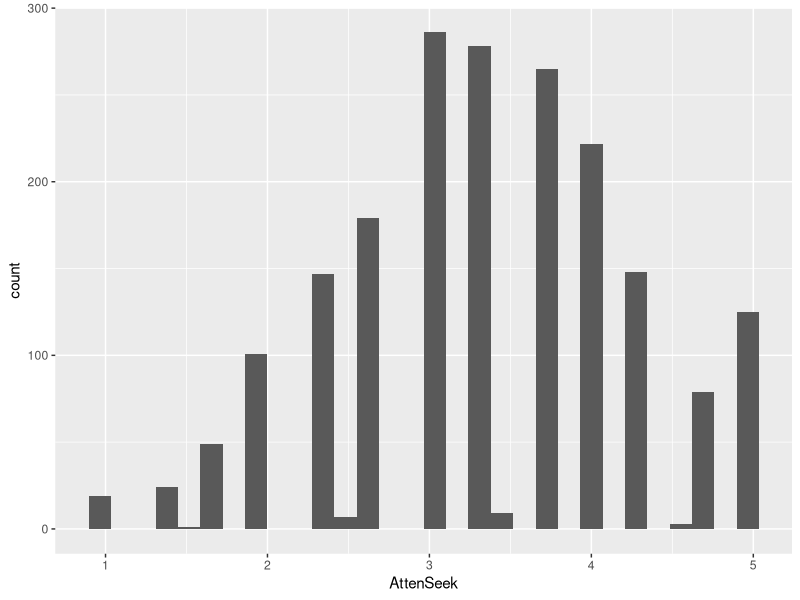
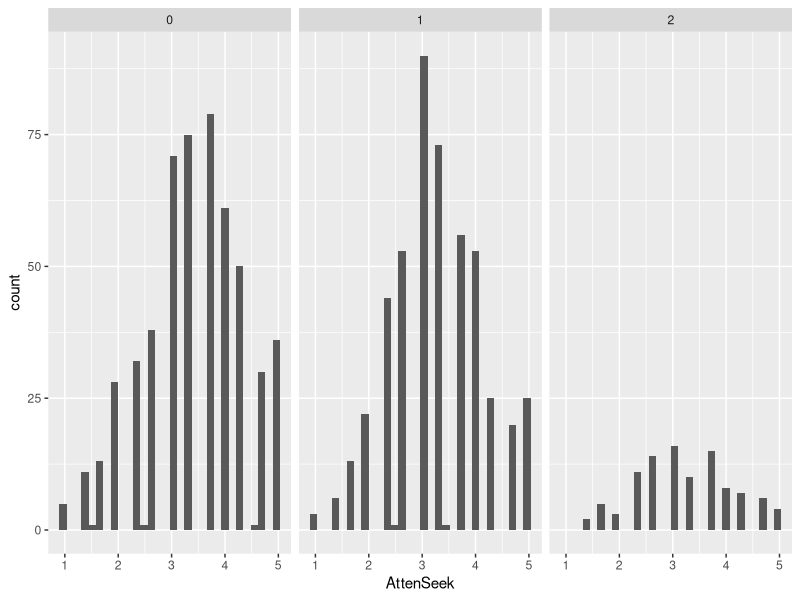
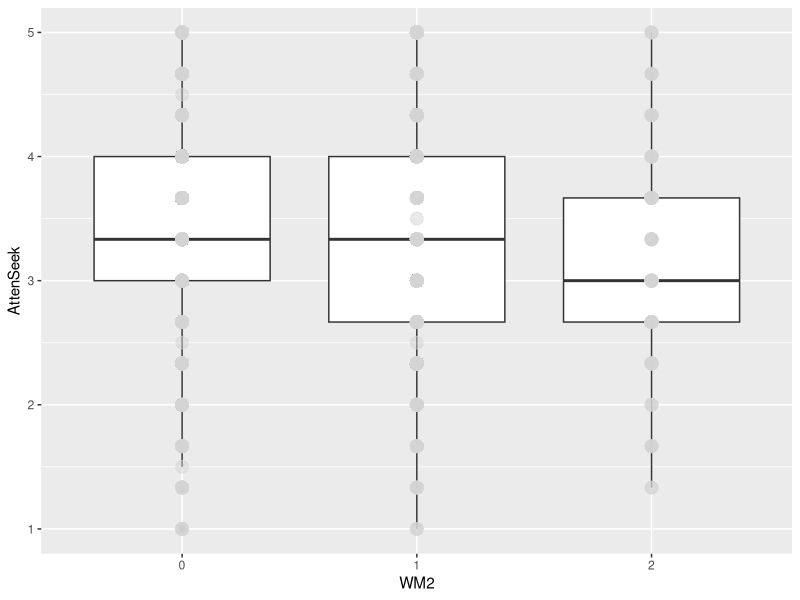
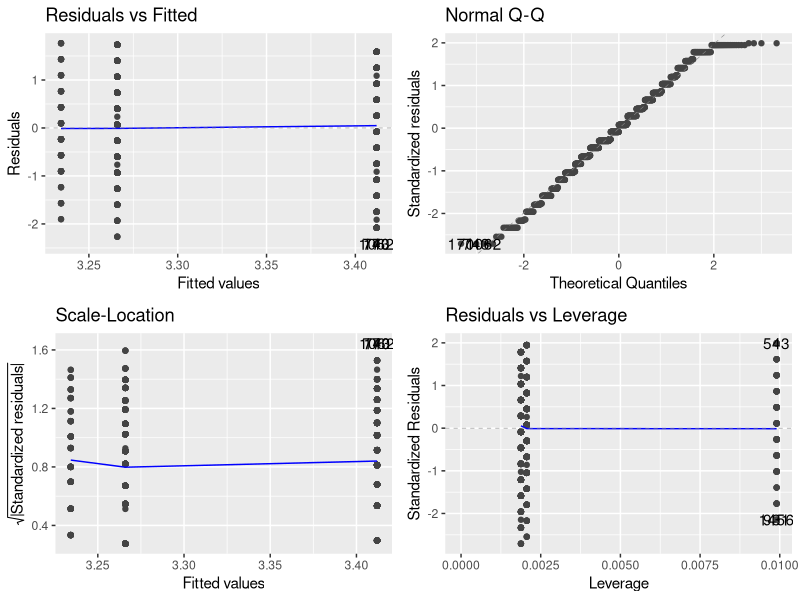
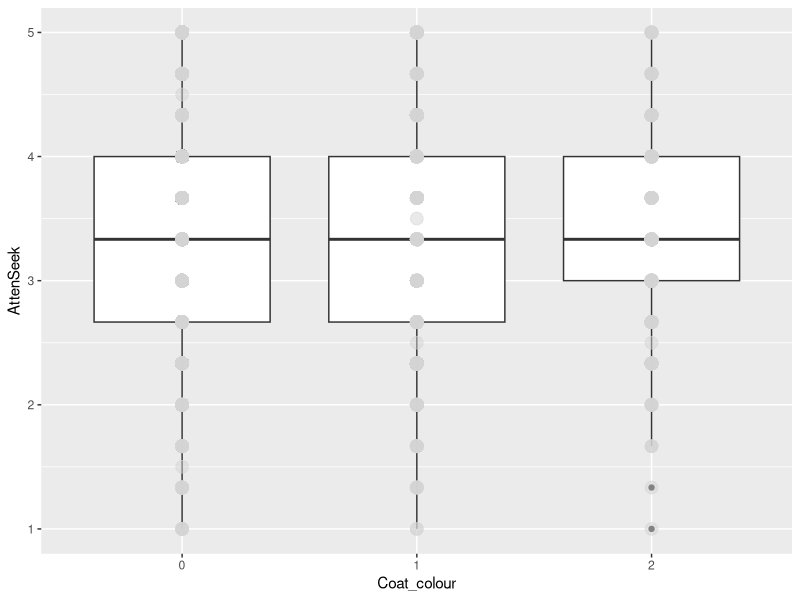
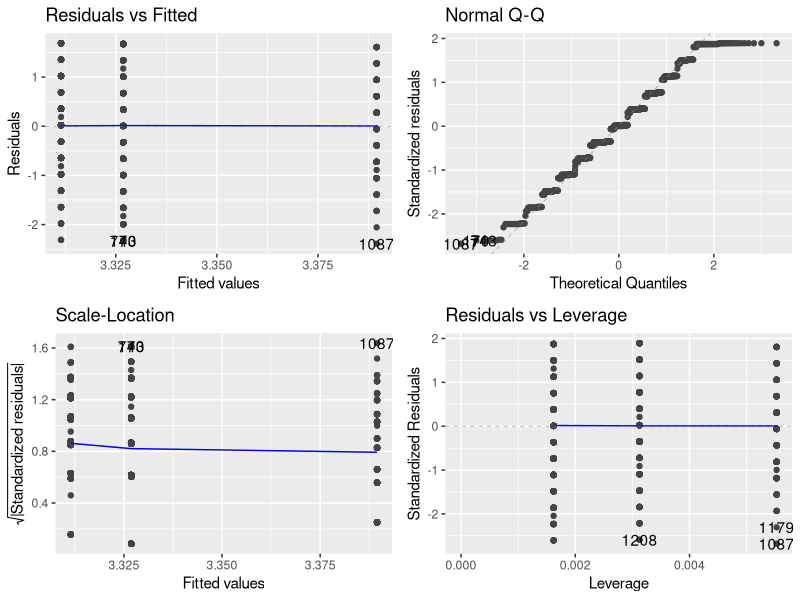
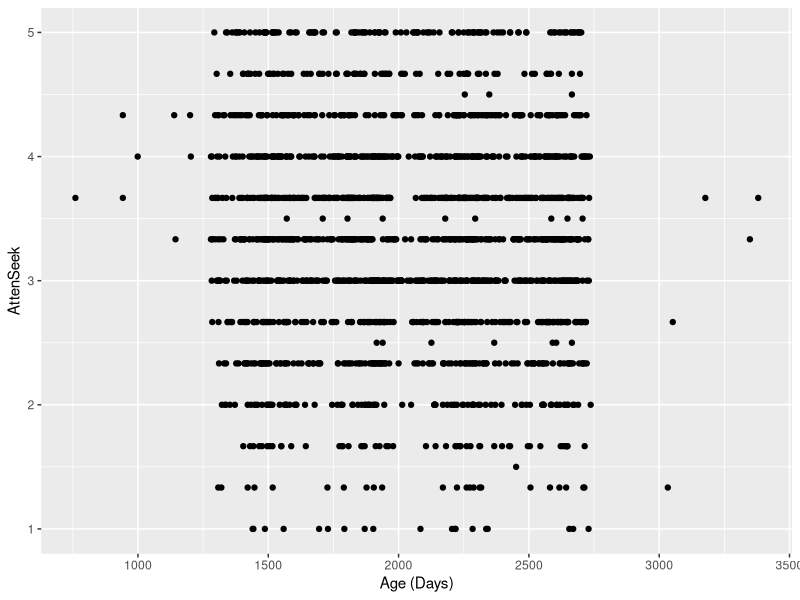
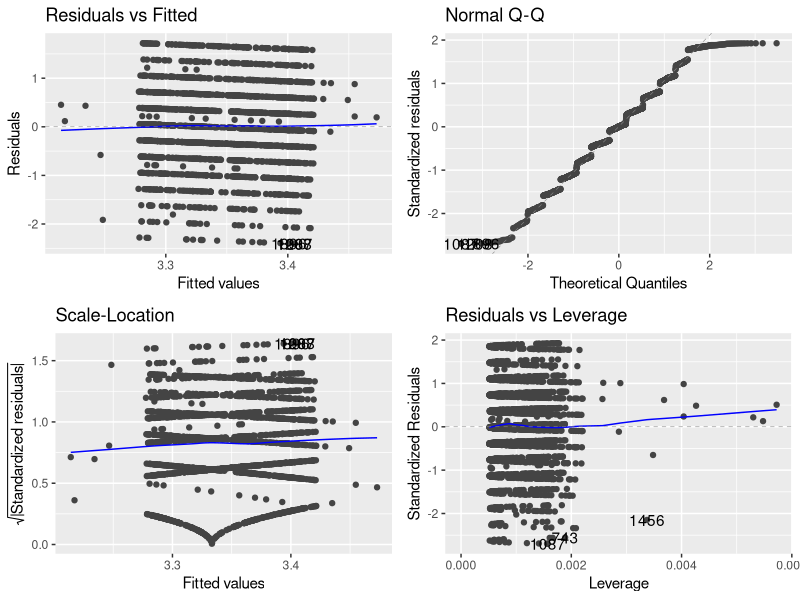

Here is the R script that generated these plots, in order:
## ---- chunk 1
rm(list = ls())
library(tidyverse)
library(here)
library(ggfortify)
## ---- chunk 2
DOG <- read.csv(here("Data", "Secor-Cap-Dap-data.csv"))
## ---- chunk 3
DOG$Fixed <- DOG$Gender_status %% 2
## ---- chunk 4
summary(DOG)
## ---- chunk 5
ggplot(DOG, aes(x = AttenSeek)) + geom_histogram()
## ---- chunk 6
ggplot(data = na.omit(DOG), aes(x = AttenSeek)) + geom_histogram() + facet_wrap(~WM2)
## ---- chunk 7
DOG$WM2 <- as.factor(DOG$WM2)
ggplot(data = na.omit(DOG), aes(y = AttenSeek, x = WM2)) + geom_boxplot() + geom_point(size = 4, color = 'lightgrey', alpha = 0.5)
## ---- chunk 8
jvelm <- lm(AttenSeek ~ WM2, data = na.omit(DOG))
autoplot(jvelm)
summary(jvelm)
## ---- chunk 9
DOG$Coat_colour <- as.factor(DOG$Coat_colour)
ggplot(data = na.omit(DOG), aes(y = AttenSeek, x = Coat_colour)) + geom_boxplot() + geom_point(size = 4, color = 'lightgrey', alpha = 0.5)
## ---- chunk 10
ccvelm <- lm(AttenSeek ~ Coat_colour, data = na.omit(DOG))
autoplot(ccvelm)
summary(ccvelm)
## ---- chunk 11
ggplot(DOG, aes(y = AttenSeek, x = Age)) + geom_point() + xlab("Age (Days)")
## ---- chunk 12
avelm <- lm(AttenSeek ~ Age, data = DOG)
autoplot(avelm)
## ---- chunk 13
anova(avelm)
summary(avelm) # Starts at Call:
## ---- chunk 14
DOG$Health <- as.factor(DOG$Health)
ggplot(DOG, aes(x = Health, y = AttenSeek)) + geom_boxplot() + geom_point(size = 4, color = 'lightgrey', alpha = 0.5)
## ---- chunk 15
t.test(AttenSeek ~ Health, data = DOG)
## ---- chunk 16
DOG$Gender_status <- as.factor(DOG$Gender_status)
ggplot(data = na.omit(DOG), aes(y = AttenSeek, x = Gender_status)) + geom_boxplot() + geom_point(size = 4, color = 'lightgrey', alpha = 0.5)
## ---- chunk 17
gsvelm <- lm(AttenSeek ~ Gender_status, data = na.omit(DOG))
autoplot(gsvelm)
summary(gsvelm)
## ---- chunk 18
DOG$Fixed <- as.factor(DOG$Fixed)
ggplot(DOG, aes(x = Fixed, y = AttenSeek)) + geom_boxplot() + geom_point(size = 4, color = 'lightgrey', alpha = 0.5)
## ---- chunk 19
fvelm <- lm(AttenSeek ~ Fixed, data = na.omit(DOG))
autoplot(fvelm)
summary(fvelm)
## ---- chunk 20
DOG$InOut <- as.factor(DOG$InOut)
ggplot(data = na.omit(DOG), aes(x = InOut, y = AttenSeek)) + geom_boxplot() + geom_point(size = 4, color = 'lightgrey', alpha = 0.5)
## ---- chunk 21
iovelm <- lm(AttenSeek ~ InOut, data = na.omit(DOG))
autoplot(iovelm)
summary(iovelm)
## ---- chunk 22
DOG$TimeEx <- as.factor(DOG$TimeEx)
ggplot(data = na.omit(DOG), aes(x = TimeEx, y = AttenSeek)) + geom_boxplot() + geom_point(size = 4, color = 'lightgrey', alpha = 0.5)
## ---- chunk 23
tevelm <- lm(AttenSeek ~ TimeEx, data = na.omit(DOG))
autoplot(tevelm)
summary(tevelm)
